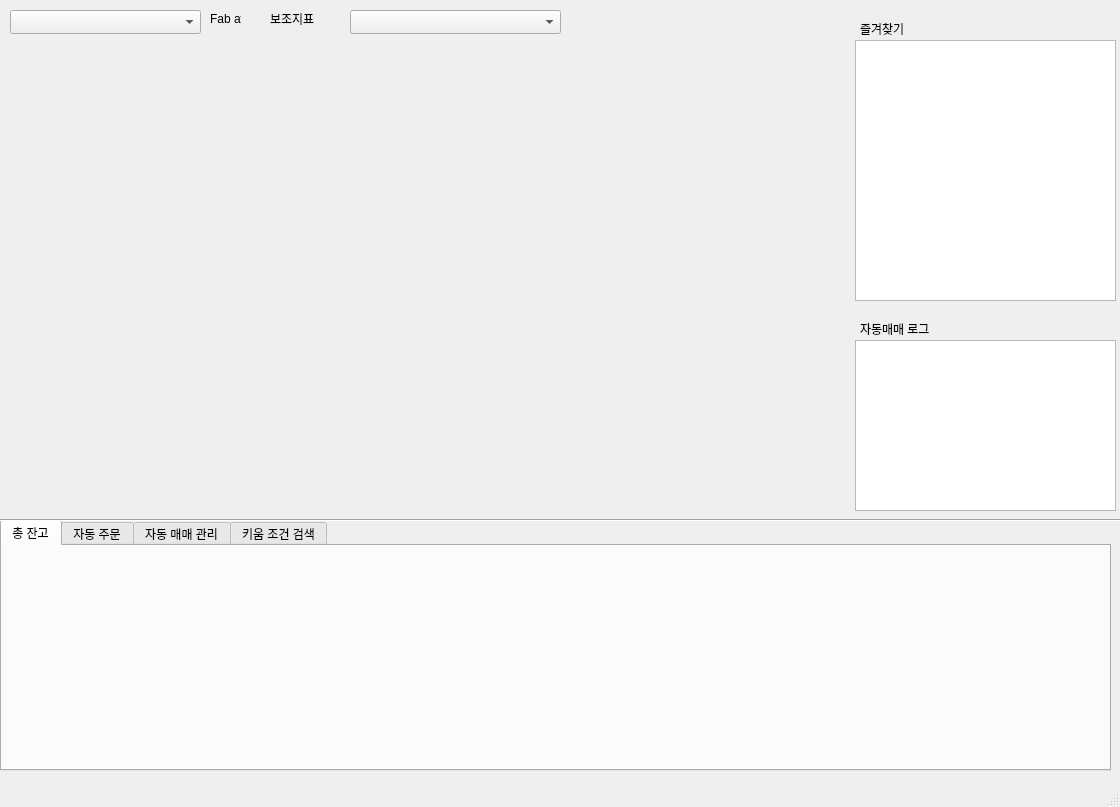
<?xml version="1.0" encoding="UTF-8"?>
<ui version="4.0">
 <class>MainWindow</class>
 <widget class="QMainWindow" name="MainWindow">
  <property name="geometry">
   <rect>
    <x>0</x>
    <y>0</y>
    <width>1120</width>
    <height>807</height>
   </rect>
  </property>
  <property name="windowTitle">
   <string>PATS(Pickel Automated Trading System)</string>
  </property>
  <widget class="QWidget" name="centralwidget">
   <widget class="QTabWidget" name="tab_bottom">
    <property name="geometry">
     <rect>
      <x>0</x>
      <y>520</y>
      <width>1111</width>
      <height>251</height>
     </rect>
    </property>
    <property name="currentIndex">
     <number>0</number>
    </property>
    <widget class="QWidget" name="tab">
     <attribute name="title">
      <string>총 잔고</string>
     </attribute>
    </widget>
    <widget class="QWidget" name="tab_3">
     <attribute name="title">
      <string>자동 주문</string>
     </attribute>
    </widget>
    <widget class="QWidget" name="tab_4">
     <attribute name="title">
      <string>자동 매매 관리</string>
     </attribute>
    </widget>
    <widget class="QWidget" name="tab_2">
     <attribute name="title">
      <string>키움 조건 검색</string>
     </attribute>
    </widget>
   </widget>
   <widget class="Line" name="line">
    <property name="geometry">
     <rect>
      <x>0</x>
      <y>510</y>
      <width>1121</width>
      <height>20</height>
     </rect>
    </property>
    <property name="orientation">
     <enum>Qt::Horizontal</enum>
    </property>
   </widget>
   <widget class="QWidget" name="wg_chartArea" native="true">
    <property name="geometry">
     <rect>
      <x>0</x>
      <y>40</y>
      <width>861</width>
      <height>481</height>
     </rect>
    </property>
   </widget>
   <widget class="QTableView" name="tbl_favoriteTable">
    <property name="geometry">
     <rect>
      <x>855</x>
      <y>40</y>
      <width>261</width>
      <height>261</height>
     </rect>
    </property>
   </widget>
   <widget class="QLabel" name="label">
    <property name="geometry">
     <rect>
      <x>860</x>
      <y>20</y>
      <width>77</width>
      <height>18</height>
     </rect>
    </property>
    <property name="text">
     <string>즐겨찾기</string>
    </property>
   </widget>
   <widget class="QLabel" name="label_2">
    <property name="geometry">
     <rect>
      <x>860</x>
      <y>320</y>
      <width>121</width>
      <height>18</height>
     </rect>
    </property>
    <property name="text">
     <string>자동매매 로그</string>
    </property>
   </widget>
   <widget class="QTextBrowser" name="tv_atLog">
    <property name="geometry">
     <rect>
      <x>855</x>
      <y>340</y>
      <width>261</width>
      <height>171</height>
     </rect>
    </property>
   </widget>
   <widget class="QComboBox" name="cb_stockList">
    <property name="geometry">
     <rect>
      <x>10</x>
      <y>10</y>
      <width>191</width>
      <height>24</height>
     </rect>
    </property>
   </widget>
   <widget class="QLabel" name="lb_favoriteStar">
    <property name="geometry">
     <rect>
      <x>210</x>
      <y>10</y>
      <width>31</width>
      <height>18</height>
     </rect>
    </property>
    <property name="text">
     <string>Fab aws</string>
    </property>
   </widget>
   <widget class="QComboBox" name="cb_subIndex">
    <property name="geometry">
     <rect>
      <x>350</x>
      <y>10</y>
      <width>211</width>
      <height>24</height>
     </rect>
    </property>
   </widget>
   <widget class="QLabel" name="label_4">
    <property name="geometry">
     <rect>
      <x>270</x>
      <y>10</y>
      <width>77</width>
      <height>18</height>
     </rect>
    </property>
    <property name="text">
     <string>보조지표</string>
    </property>
   </widget>
  </widget>
  <widget class="QStatusBar" name="statusbar"/>
 </widget>
 <resources/>
 <connections/>
</ui>
